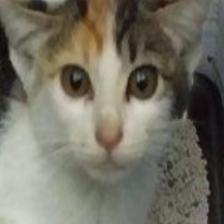
#> input picture foto/1.jpg, 224 x 224 px
$ python cat_detector.py --image foto/1.jpg
#> lines starting #> are read from the running program, lines starting #| are printed output that depends on the picture
import argparse
import cv2
import os
import numpy as np
from PIL import Image as im


# construct the argument parse and parse the arguments
ap = argparse.ArgumentParser()
ap.add_argument("-i", "--image",nargs="+",required=True,
	help="path to the input image")
ap.add_argument("-c", "--cascade",
	default="haarcascade_frontalcatface.xml",
	help="path to cat detector haar cascade")
args = vars(ap.parse_args())


print(args["image"][0])
# print(type(args["image"][1]))
print(len(args["image"]))


for i in range (len(args["image"])):
	image = cv2.imread(args["image"][i])
#> image is the input picture: shape (224, 224, 3); mean B, G, R 99, 111.9, 115.3
	# print(type(image))
	# print(image)
	gray = cv2.cvtColor(image, cv2.COLOR_BGR2GRAY)
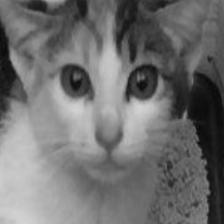
#> gray: shape (224, 224); min 5, max 212, mean 111.4
	detector = cv2.CascadeClassifier(args["cascade"])
	rects = detector.detectMultiScale(gray, scaleFactor=1.3,
		minNeighbors=10, minSize=(75, 75))
#> rects = [[26, 23, 162, 162]]


	os.chdir("yeni")

#> (the run stopped early here; a loop or call above may not have finished)

$ run again, on foto/4.jpg
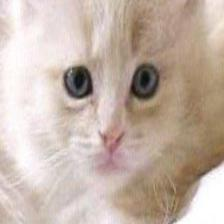
#> input picture foto/4.jpg, 224 x 224 px
#> image is the input picture: shape (224, 224, 3); mean B, G, R 168.3, 179.6, 196.7
#> `gray = cv2.cvtColor(image, cv2.COLOR_BGR2GRAY)`:
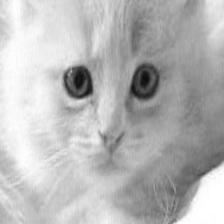
#> gray: shape (224, 224); min 11, max 255, mean 183.5
#> rects = [[30, 19, 163, 163]]

$ run again, on foto/5.jpg
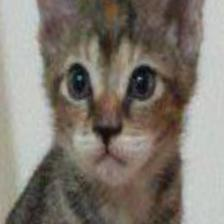
#> input picture foto/5.jpg, 224 x 224 px
#> image is the input picture: shape (224, 224, 3); mean B, G, R 112.9, 121.8, 128.7
#> `gray = cv2.cvtColor(image, cv2.COLOR_BGR2GRAY)`:
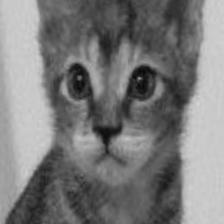
#> gray: shape (224, 224); min 7, max 212, mean 122.8
#> rects = ()
